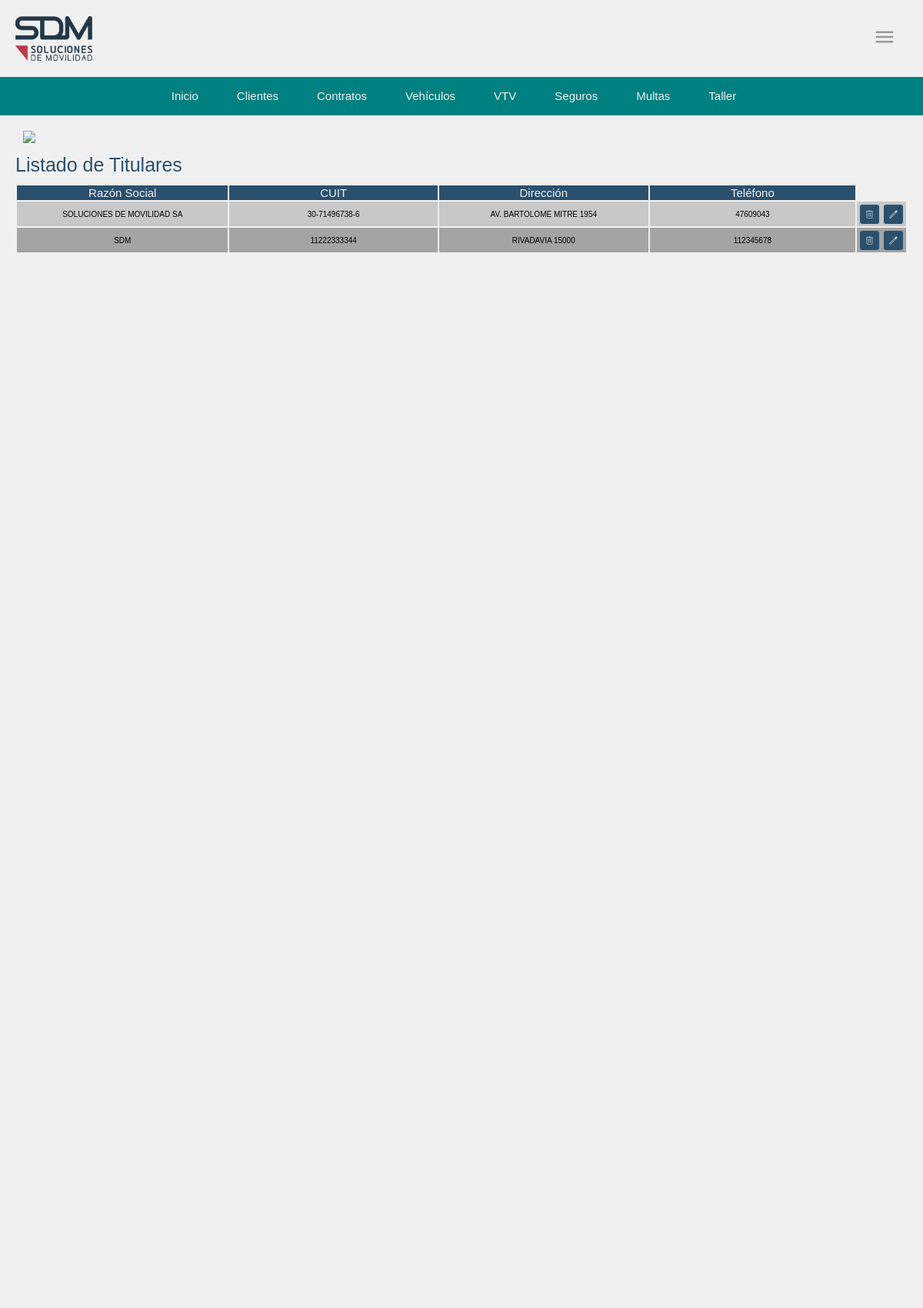
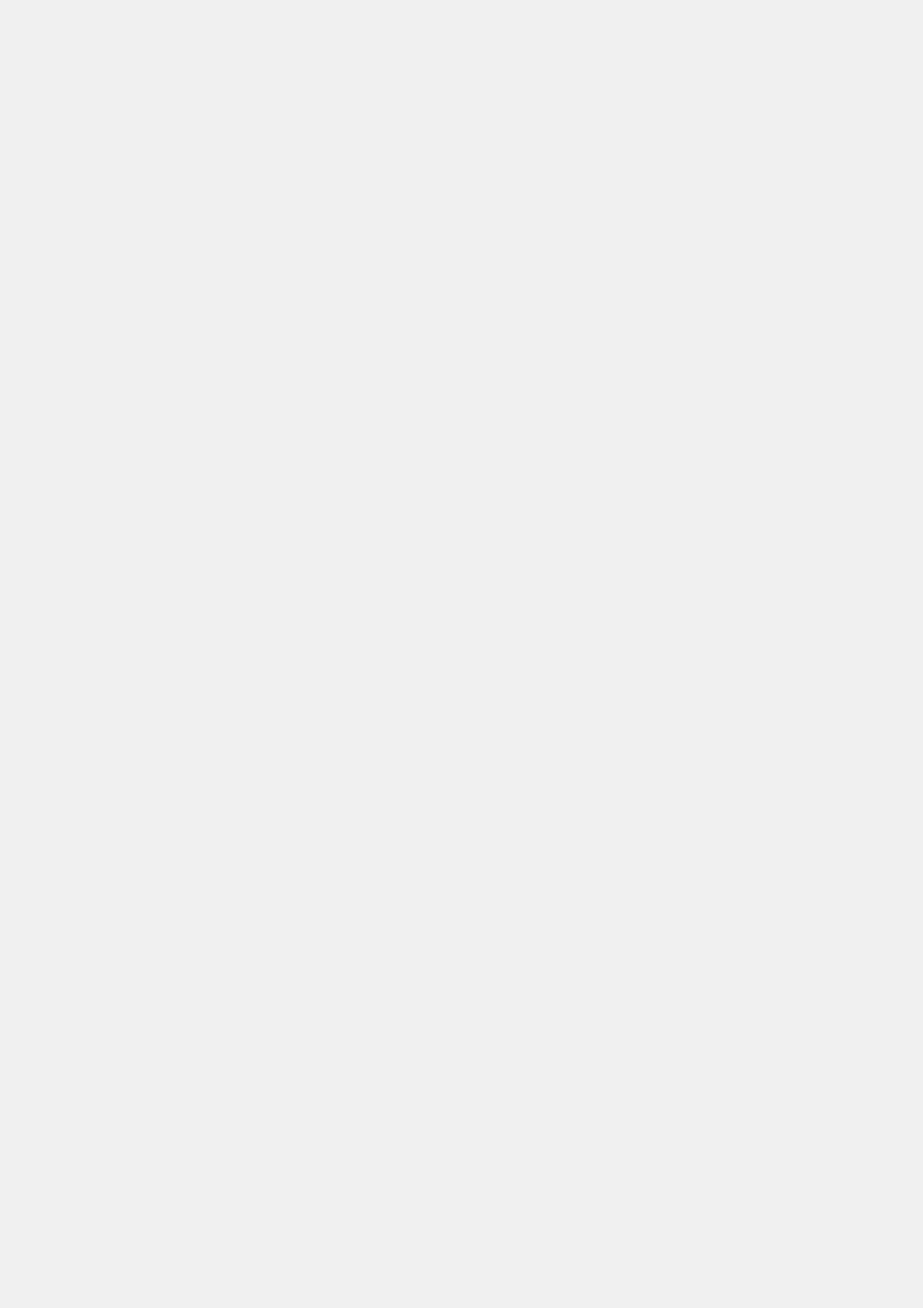
The app's page /operacion/titular/ (signed in, upper part) with its own data (2 pictures, top to bottom).
### operacion/models.py (models this page shows, shortened)
class Titular(models.Model):
    razon_social = models.CharField(max_length=255, blank=True, null=True, verbose_name="Razón Social")  # Razón social para personas jurídicas
    cuit = models.CharField(max_length=13, unique=True)  # CUIT/CUIL único
    direccion = models.CharField(max_length=255, verbose_name="Dirección")
    telefono = models.CharField(max_length=20, verbose_name="Teléfono")

### operacion/views.py (the view)
# urls.py: path('titular/', listado_titular, name='titular_listado'),
@login_required
def listado_titular(request):
    titulares = Titular.objects.all()
    return render(request, 'titular/titular_list.html', {'titulares': titulares})

### operacion/templates/titular/titular_list.html (shortened to what this page needs)
{% load static %}
<!DOCTYPE html>
<html lang="en">
<head>
    <link rel="stylesheet" type="text/css" href="{% static './style.css' %}">
</head>
<body class="app">
    <div class="head">{% include 'cabecera.html' %}
        {% include 'bnav.html' %}</div>
    <a href="{% url 'home' %}" class="btn-atras"><img src="{% static 'operacion/img/atras.svg' %}"></a>
    <h1>Listado de Titulares</h1>
    <table>
            <tr>
                <th>Razón Social</th>
                <th>CUIT</th>
                <th>Dirección</th>
                <th>Teléfono</th>
            </tr>
            {% for titular in titulares %}
                <tr>
                    <td>{{ titular.razon_social }}</td>
                    <td>{{ titular.cuit }}</td>
                    <td>{{ titular.direccion }}</td>
                    <td>{{ titular.telefono }}</td>
                    <td class="acciones">
                        <form method="post" action="{% url 'eliminar_titular' titular.pk %}">
                            <button type="submit" class="btn"><img src="{% static 'operacion/img/eliminar_blanco.svg' %}" alt=""></button>
                        </form>
                        <form method="get" action="{% url 'editar_titular' titular.id %}">
                            <button type="submit" class="btn"><img src="{% static 'operacion/img/editar_blanco.svg' %}" alt=""></button>
                        </form>
                    </td>
                </tr>
            {% empty %}
                <tr>
                    <td colspan="7">No hay Titulares registrados.</td>
                </tr>
            {% endfor %}
    </table>
</body>
</html>

### operacion/static/style.css (style rules this page uses)
body { margin: 0; padding: 0; }
:root { --background: rgb(240,240,240); --foreground: rgb(42, 80, 110); }
.head { position: sticky; top: 0; z-index: 99; }
.app { width: 100vw; height: 1000vh; background-color: var(--background); margin: 0; padding: 0; }
h1 { color:var(--foreground); font-family: Verdana, Geneva, Tahoma, sans-serif; font-weight: lighter; font-size: 25px; margin: 10px 20px; }
th { width: 100vw; font-size: 15px; color: rgb(240, 240, 240); font-weight: lighter; font-family: Verdana, Geneva, Tahoma, sans-serif; background-color:rgb(42, 80, 110); border: none; }

### operacion/static/style_cabecera.css (style rules this page uses)
body { margin: 0; padding: 0; }

### operacion/static/style_bnav.css (style rules this page uses)
body { margin: 0; padding: 0; }

### records on screen
Titular: razon_social "SOLUCIONES DE MOVILIDAD SA", cuit "30-71496738-6", direccion "AV. BARTOLOME MITRE 1954", telefono "47609043"
Titular: razon_social "SDM", cuit "11222333344", direccion "RIVADAVIA 15000", telefono "112345678"
